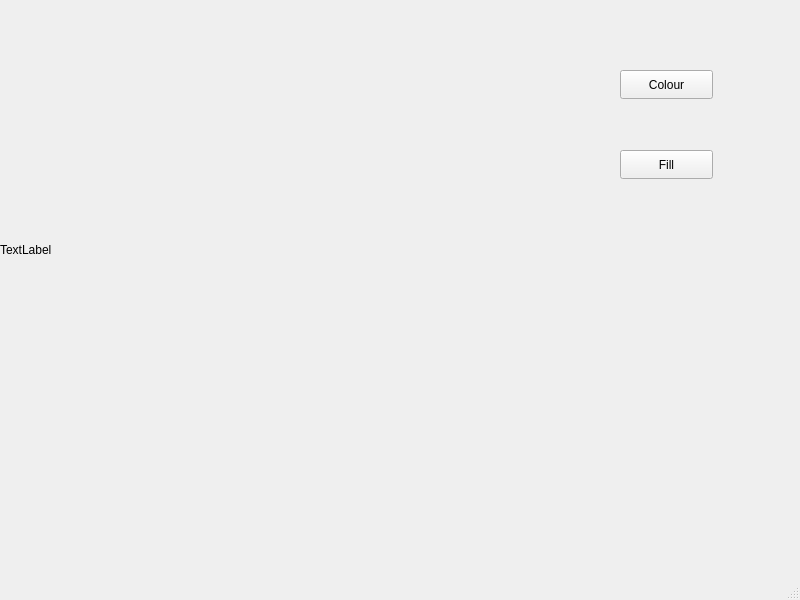
<?xml version="1.0" encoding="UTF-8"?>
<ui version="4.0">
 <class>MainWindow</class>
 <widget class="QMainWindow" name="MainWindow">
  <property name="geometry">
   <rect>
    <x>0</x>
    <y>0</y>
    <width>800</width>
    <height>600</height>
   </rect>
  </property>
  <property name="windowTitle">
   <string>MainWindow</string>
  </property>
  <widget class="QWidget" name="centralwidget">
   <widget class="QLabel" name="label">
    <property name="geometry">
     <rect>
      <x>0</x>
      <y>0</y>
      <width>500</width>
      <height>500</height>
     </rect>
    </property>
    <property name="text">
     <string>TextLabel</string>
    </property>
   </widget>
   <widget class="QPushButton" name="pushButton">
    <property name="geometry">
     <rect>
      <x>620</x>
      <y>70</y>
      <width>93</width>
      <height>29</height>
     </rect>
    </property>
    <property name="text">
     <string>Colour</string>
    </property>
   </widget>
   <widget class="QPushButton" name="pushButton_2">
    <property name="geometry">
     <rect>
      <x>620</x>
      <y>150</y>
      <width>93</width>
      <height>29</height>
     </rect>
    </property>
    <property name="text">
     <string>Fill</string>
    </property>
   </widget>
  </widget>
  <widget class="QMenuBar" name="menubar">
   <property name="geometry">
    <rect>
     <x>0</x>
     <y>0</y>
     <width>800</width>
     <height>26</height>
    </rect>
   </property>
  </widget>
  <widget class="QStatusBar" name="statusbar"/>
 </widget>
 <resources/>
 <connections/>
</ui>
